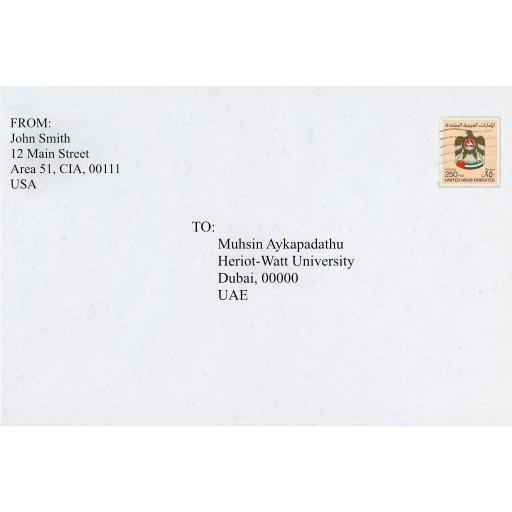
#> input picture rmsarm/Assets/Resources/muhsin.jpeg, 1024 x 1024 px (shown at 1/2 size); its folder holds only this picture in this run
$ python -i letter_recognizer.py   (imports and definitions only)
#> lines starting #> are read from the running program, lines starting #| are printed output that depends on the picture; after the words box and inside, x2 and y2 are one past the last pixel; in counts of white or black regions, pixels touching at a corner belong together
import os
import re
import subprocess
import tempfile

import cv2
import numpy as np
from scipy.ndimage import uniform_filter, label as scipy_label
import pytesseract


class LetterRecognizer:
    """
    Recognize letters (A/B/C/D) from camera images using Tesseract OCR.

    Interface is identical to the previous template-matching version:
        recognize(image, confidence_threshold) -> (letter, confidence)
    """

    VALID_LETTERS = {"A", "B", "C", "D"}

    NAME_MAP = {
        "ALICE": "A", "BOB": "B", "CHARLIE": "C", "DAVID": "D",
    }

    # Broad patterns: first char = T/t/l/1/I/7, second char = o/O/a/A/0/c/e
    # This covers To, TO, Ta, TA, Tc, Te, lo, 1o, Io, 7o, T0, etc.
    TO_PATTERNS = [
        # Standard "To:" / "TO:" with colon or space
        r'[Ttl1I7][oOaA0cCeE][:\s]+\s*([A-Za-z][A-Za-z\-\s\.]+)',
        # Without colon, just space before name
        r'[Ttl1I7][oOaA0cCeE]\s+([A-Za-z][A-Za-z\-\s\.]+)',
    ]

    # Pre-matching normalizations: fix common OCR misreads of "To:" back
    # to a canonical form so the regex can match reliably.
    # Each tuple is (compiled_regex, replacement_string).
    _OCR_FIXES = None  # lazily compiled

    # [24 lines left out: function _get_ocr_fixes, not called in this run]

    def __init__(self, template_dir=None, tesseract_cmd=None):

        global _TESSERACT_CMD
        self.template_dir = template_dir

        if tesseract_cmd:
            _TESSERACT_CMD = tesseract_cmd

            pytesseract.pytesseract.tesseract_cmd = tesseract_cmd


            backend = "pytesseract"
            print("  [Recognizer] Tesseract OCR ready (backend: {})".format(backend))


    # [150 lines left out: functions _find_envelope_region, _adaptive_binarize, _crop_text_region, _preprocess_adaptive, not called in this run]

    # ------------------------------------------------------------------
    # Legacy preprocessing: simple Otsu (for clean texture images)
    # ------------------------------------------------------------------

    def _preprocess_simple(self, image):
        if len(image.shape) == 3:
            gray = cv2.cvtColor(image, cv2.COLOR_BGR2GRAY)
        else:
            gray = image.copy()

        blurred = cv2.GaussianBlur(gray, (3, 3), 0)
        _, binary = cv2.threshold(blurred, 0, 255,
                                  cv2.THRESH_BINARY + cv2.THRESH_OTSU)
        return binary


    def _preprocess(self, image):
        mean_brightness = np.mean(image)
        if mean_brightness < 150:
            return self._preprocess_adaptive(image)
        else:
            return self._preprocess_simple(image)

    def _extract_text_pytesseract(self, image, psm=6):
        """Run OCR via pytesseract Python binding."""
        config = "--psm {} -l eng".format(psm)
        text = pytesseract.image_to_string(image, config=config)
        return text

    # [23 lines left out: function _extract_text_cli, not called in this run]

    def _extract_text(self, image):


        ocr_fn = self._extract_text_pytesseract


        candidates = []
        for psm in [7, 6, 8, 13]:
            try:
                text = ocr_fn(image, psm=psm)
                if text.strip():
                    candidates.append(text)
            except Exception:
                continue

        if not candidates:
            return ""

        # Score each candidate: prefer text with known names
        known_names = list(self.NAME_MAP.keys())

        # [11 lines left out: function _score, not called in this run]

        candidates.sort(key=_score, reverse=True)
        return candidates[0]


    # [38 lines left out: functions _normalize_ocr_text, _find_to_address, _get_first_letter, _fallback_letter_search, not called in this run]


    def recognize(self, image, confidence_threshold=0.5):
#> called with confidence_threshold = 0.5
        if isinstance(image, str):
            image = cv2.imread(image)
#> image is the input picture: shape (1024, 1024, 3); mean B, G, R 244.1, 241.9, 241.2
            if image is None:
                return None, 0.0


        processed = self._preprocess(image)
#> in _preprocess, `mean_brightness = np.mean(image)`: mean_brightness = 242.4
#> in _preprocess_simple, `_, binary = cv2.threshold(blurred, 0, 255, cv2.THRESH_BINARY + cv2.THR..`:
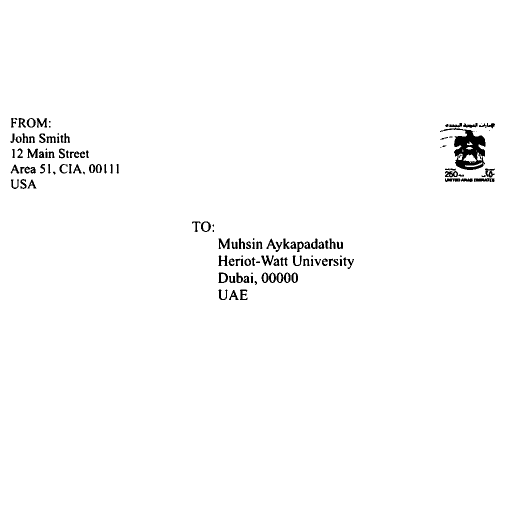
#> binary: shape (1024, 1024) (shown at 1/2 size); 98.6% white; 129 black regions (20 under 20 px), largest, box (x1, y1, x2, y2) and area: (880, 256, 971, 340) 3288, (437, 477, 460, 498) 248, (948, 356, 989, 364) 226

        text = self._extract_text(processed)
#> after the loop in _extract_text, `for psm in [7, 6, 8, 13]:`: candidates = []
        print("  [OCR] Raw text: {}".format(repr(text[:120])))

        # Normalize common OCR misreads
        normalized = self._normalize_ocr_text(text)
        if normalized != text:
            print("  [OCR] Normalized: {}".format(repr(normalized[:120])))

        # Strategy 1: find TO address -> first letter
        name = self._find_to_address(text)
        if name:
            first = self._get_first_letter(name)
            if first and first in self.VALID_LETTERS:
                print("  [OCR] TO address found: '{}' -> '{}'".format(name, first))
                return first, 0.95

        # Strategy 2: fallback scan for known names / letters
        letter, conf = self._fallback_letter_search(text)
        if letter and conf >= confidence_threshold:
            print("  [OCR] Fallback match: '{}' (conf={:.2f})".format(letter, conf))
            return letter, conf

        print("  [OCR] No valid letter found in text")
        return None, 0.0

#> (the run stopped early here; a loop or call above may not have finished)
